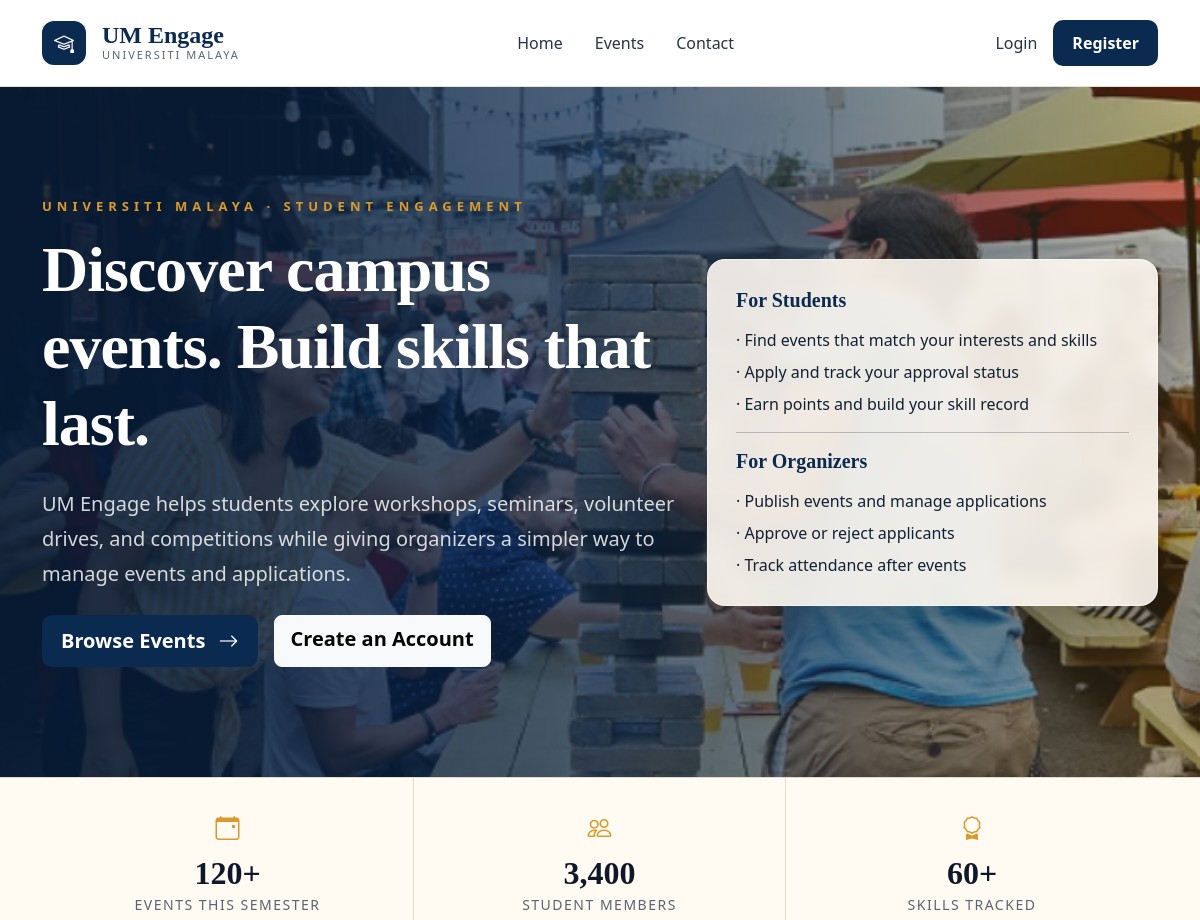
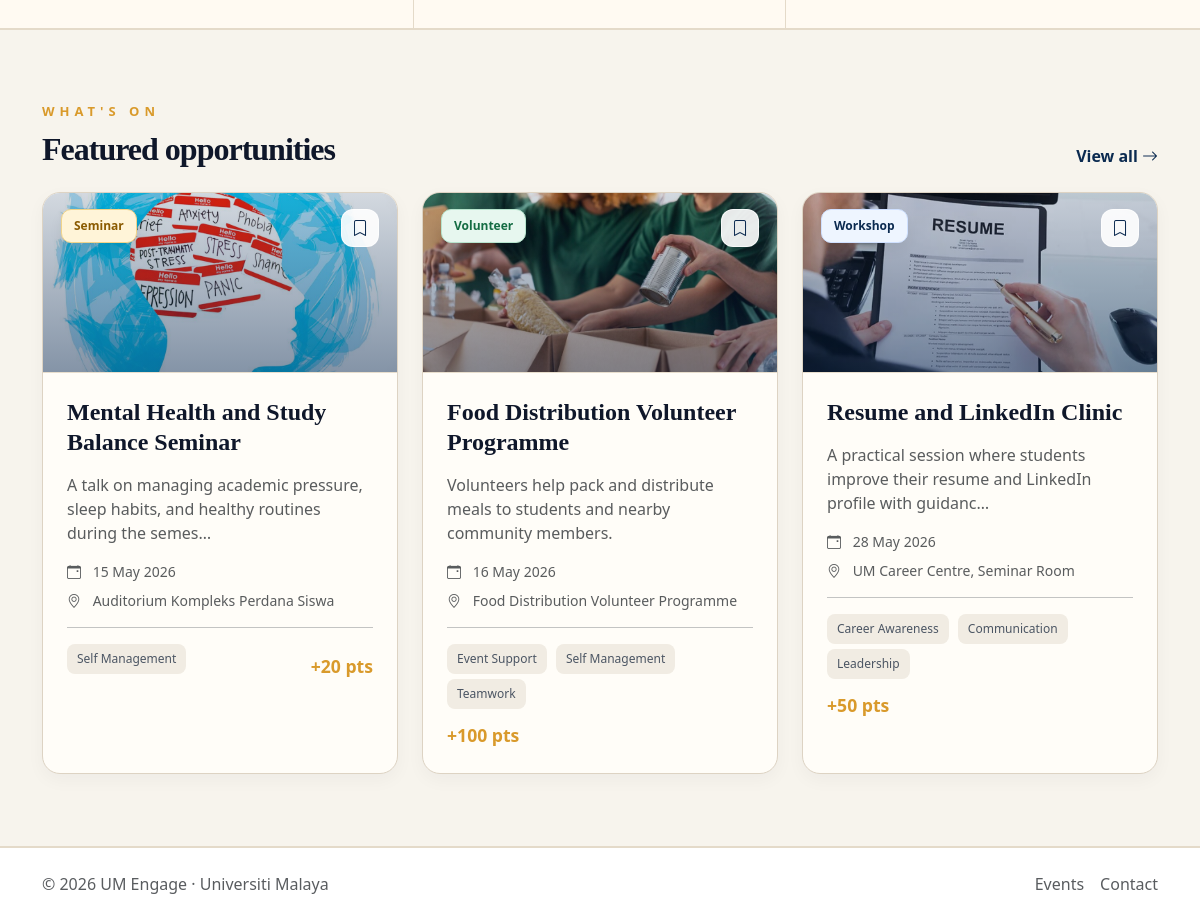
The page / on the database its author committed (2 pictures, top to bottom).
### core/models.py (models this page shows, shortened)
class Event(models.Model):
    APPROVAL_CHOICES = [
        ('Pending', 'Pending'),
        ('Approved', 'Approved'),
        ('Rejected', 'Rejected'),
    ]
    event_organizer = models.ForeignKey(User, on_delete=models.CASCADE, related_name='events')
    event_title = models.CharField(max_length=200)
    event_description = models.TextField()
    event_date = models.DateField()
    event_location = models.CharField(max_length=255)
    event_approval_status = models.CharField(
        max_length=20,
        choices=APPROVAL_CHOICES,
        default='Pending'
    )
    event_created_at = models.DateTimeField(auto_now_add=True)
    event_image = models.ImageField(upload_to='event_images/', blank=True, null=True)
    points_awarded = models.IntegerField(default=0)
    skill_tags = models.ManyToManyField('core.SkillTag', blank=True, related_name='events')
    event_capacity = models.PositiveIntegerField(
        default=0,
        help_text="Maximum number of attendees allowed"
    )
    event_category = models.CharField(max_length=100, default='General')
    @property
    def skill_list(self):
        if not self.skill_tags:
            return []
        if hasattr(self.skill_tags, 'all'):
            return [tag.name for tag in self.skill_tags.all()]
        return [skill.strip() for skill in self.skill_tags.split(',') if skill.strip()]

class SkillTag(models.Model):
    name = models.CharField(max_length=100, unique=True)
    class Meta:
        ordering = ['name']

### event_discovery/views.py (the view)
# urls.py: 2. Add a URL to urlpatterns:  path('', views.home, name='home')
def home(request):
    featured_events = Event.objects.filter(
        event_approval_status='Approved'
    ).order_by('event_date')[:3]
    featured_events = attach_application_status(request, featured_events)
    context = {
        'featured_events': featured_events,
    }
    return render(request, 'event_discovery/home.html', context)

### event_discovery/views.py (called while the page is built, shortened)
def attach_application_status(request, events):
    events = list(events)
    for event in events:
        event.user_application_status = None
        event.is_saved = False
    return events

### event_discovery/templates/event_discovery/home.html (shortened to what this page needs)
{% extends "event_discovery/public_base.html" %}
{% load static %}
{% block content %}
<section class="hero-section position-relative overflow-hidden">
    <div id="heroCarousel"
         class="carousel slide carousel-fade position-absolute top-0 start-0 w-100 h-100"
         data-bs-ride="carousel"
         data-bs-interval="3500">
        <div class="carousel-inner h-100">
            <<div class="carousel-item active h-100">
                <div class="hero-slide" style="background-image: url('{% static 'event_discovery/images/banner1.png' %}');"></div>
            </div>
        </div>
    </div>
    <div class="hero-overlay position-absolute top-0 start-0 w-100 h-100"></div>
    <div class="container position-relative hero-content">
        <div class="row align-items-center min-vh-75 py-5">
            <div class="col-lg-7">
                <div class="eyebrow mb-3">Universiti Malaya · Student Engagement</div>
                <h1 class="display-3 display-title text-white mb-4">
                    Discover campus events. Build skills that last.
                </h1>
                <p class="lead text-white-75 mb-4 hero-text">
                    UM Engage helps students explore workshops, seminars, volunteer drives,
                    and competitions while giving organizers a simpler way to manage events
                    and applications.
                </p>
                <div class="d-flex flex-wrap gap-3">
                    <a href="{% url 'event_discovery:event_list' %}" class="btn btn-um btn-lg">
                        Browse Events <i class="bi bi-arrow-right ms-2"></i>
                    </a>
                    {% if request.user.is_authenticated %}
                        <a href="{% url 'accounts:profile' %}" class="btn btn-light btn-lg rounded-3 fw-bold">
                            Go to Profile
                        </a>
                    {% else %}
                        <a href="{% url 'accounts:register' %}" class="btn btn-light btn-lg rounded-3 fw-bold">
                            Create an Account
                        </a>
                    {% endif %}
                </div>
            </div>
            <div class="col-lg-5 mt-5 mt-lg-0">
                <div class="hero-info-card">
                    <h5 class="fw-bold mb-3">For Students</h5>
                    <p class="mb-2">· Find events that match your interests and skills</p>
                    <p class="mb-2">· Apply and track your approval status</p>
                    <p class="mb-0">· Earn points and build your skill record</p>
                    <hr>
                    <h5 class="fw-bold mb-3">For Organizers</h5>
                    <p class="mb-2">· Publish events and manage applications</p>
                    <p class="mb-2">· Approve or reject applicants</p>
                    <p class="mb-0">· Track attendance after events</p>
                </div>
            </div>
        </div>
    </div>
</section>
<section class="stats-strip">
    <div class="container">
        <div class="row g-0 text-center">
            <div class="col-md-4 stat-box">
                <i class="bi bi-calendar-event text-gold fs-4"></i>
                <h2 class="mt-2 mb-0">120+</h2>
                <small>Events this semester</small>
            </div>
            <div class="col-md-4 stat-box">
                <i class="bi bi-people text-gold fs-4"></i>
                <h2 class="mt-2 mb-0">3,400</h2>
                <small>Student members</small>
            </div>
            <div class="col-md-4 stat-box">
                <i class="bi bi-award text-gold fs-4"></i>
                <h2 class="mt-2 mb-0">60+</h2>
                <small>Skills tracked</small>
            </div>
        </div>
    </div>
</section>
<section class="section-soft py-5" id="featured-events">
    <div class="container py-4">
        <div class="d-flex justify-content-between align-items-end mb-4">
            <div>
                <div class="eyebrow mb-2">What's On</div>
                <h2 class="display-title mb-0">Featured opportunities</h2>
            </div>
            <a href="{% url 'event_discovery:event_list' %}" class="text-decoration-none fw-bold" style="color: var(--um-blue);">
                View all <i class="bi bi-arrow-right"></i>
            </a>
        </div>
        <div class="row g-4">
            {% for event in featured_events %}
            <div class="col-md-4">
                <div class="event-card overflow-hidden position-relative">
                    <div class="event-card-image-wrapper">
                        {% if event.event_image %}
                            <div class="event-card-image"
                                 style="background-image: url('{{ event.event_image.url }}');"></div>
                        {% else %}
                            <div class="event-card-image"
                                 style="background-image: url('{{ banner1 }}');"></div>
                        {% endif %}
                        <div class="event-card-image-overlay"></div>
                        <div class="event-card-top-content">
                            <div class="d-flex justify-content-between align-items-start">
                                <span class="category-badge category-{{ event.event_category|lower }}">
                                    {{ event.event_category }}
                                </span>
                                {% if request.user.is_authenticated and request.user.profile.role == 'Student' %}
                                <form method="POST"
                                    action="{% url 'event_discovery:toggle_saved_event' event.id %}"
                                    class="save-event-form">
                                    {% csrf_token %}
                                    <input type="hidden" name="next" value="{{ request.get_full_path }}#featured-events">
                                    <button type="submit"
                                            class="save-event-btn {% if event.is_saved %}saved{% endif %}"
                                            title="{% if event.is_saved %}Remove from saved events{% else %}Save event{% endif %}">
                                        {% if event.is_saved %}
                                            <i class="bi bi-bookmark-fill"></i>
                                        {% else %}
                                            <i class="bi bi-bookmark"></i>
                                        {% endif %}
                                    </button>
                                </form>
                            {% else %}
                                <a href="{% url 'accounts:login' %}" class="save-event-btn" title="Login to save event">
                                    <i class="bi bi-bookmark"></i>
                                </a>
                            {% endif %}
                            </div>
                        </div>
                    </div>
                    <div class="p-4">
                        <h4 class="fw-bold mb-3 event-card-title">
                            {{ event.event_title }}
                        </h4>
                        <p class="text-muted mb-3">
                            {{ event.event_description|truncatechars:90 }}
                        </p>
                        <div class="small text-muted mb-2">
                            <i class="bi bi-calendar-event me-2"></i>
                            {{ event.event_date|date:"d M Y" }}
                        </div>
                        <div class="small text-muted mb-3">
                            <i class="bi bi-geo-alt me-2"></i>
                            {{ event.event_location }}
                        </div>
                        <hr>
                        <div class="d-flex justify-content-between align-items-end flex-wrap gap-2">
                            <div>
                                {% for skill in event.skill_list|slice:":3" %}
                                    <span class="skill-pill">{{ skill }}</span>
                                {% empty %}
                                    <span class="skill-pill">General</span>
                                {% endfor %}
                            </div>
                            <span class="fw-bold points-text">
                                +{{ event.points_awarded }} pts
                            </span>
                        </div>
                    </div>
                </div>
            </div>
            {% endfor %}
        </div>
    </div>
</section>
{% endblock %}

### event_discovery/templates/event_discovery/public_base.html (style rules this page uses)
:root { --um-blue: #0b2a50; --um-gold: #d99a2b; --soft-bg: #f7f4ed; --text-dark: #111827; --muted: #5b6472; }
body { background: #ffffff; color: var(--text-dark); font-family: system-ui, -apple-system, BlinkMacSystemFont, "Segoe UI", sans-serif; }
.btn-um { background: var(--um-blue); color: white; border-radius: 10px; padding: 10px 18px; font-weight: 700; }
.section-soft { background: var(--soft-bg); border-top: 1px solid #e4dac9; border-bottom: 1px solid #e4dac9; }
.eyebrow { color: var(--um-gold); font-size: 13px; letter-spacing: 5px; font-weight: 700; text-transform: uppercase; }
.display-title { font-family: Georgia, "Times New Roman", serif; font-weight: 700; color: #0f172a; letter-spacing: -1px; }
.event-card { border: 1px solid #ddd3c3; border-radius: 16px; background: #fffdf8; transition: 0.2s ease; height: 100%; }
.category-badge { background: #efe6d8; color: var(--um-blue); border-radius: 8px; padding: 6px 10px; font-size: 12px; font-weight: 700; }
.skill-pill { background: #f1ece3; color: #4b5563; border-radius: 7px; padding: 5px 9px; font-size: 12px; display: inline-block; margin-right: 4px; margin-bottom: 4px; }
.category-badge { border-radius: 10px; padding: 7px 12px; font-size: 12px; font-weight: 800; }
.category-workshop { background: #eef5ff !important; color: #0b2a50 !important; border: 1px solid #cfe0ff; }
.category-seminar { background: #fff4d8 !important; color: #8a5a00 !important; border: 1px solid #f1d48a; }
.category-volunteer { background: #e7f7ef !important; color: #146c43 !important; border: 1px solid #b7e4cd; }
.save-event-btn { width: 38px; height: 38px; border-radius: 12px; border: 1px solid rgba(255, 255, 255, 0.70); background: rgba(255, 255, 255, 0.90); color: var(--um-blue); display: inline-flex; align-items: center; justify-content: center; transition: 0.2s ease; text-decoration: none; }

### event_discovery/templates/event_discovery/home.html (style rules this page uses)
.hero-section { min-height: 690px; border-bottom: 1px solid #e4dac9; }
.min-vh-75 { min-height: 690px; }
.hero-slide { width: 100%; height: 100%; background-size: cover; background-position: center; }
.hero-overlay { background: linear-gradient( 90deg, rgba(7, 29, 56, 0.88), rgba(11, 42, 80, 0.62), rgba(217, 154, 43, 0.18) ), linear-gradient( 180deg, rgba(0, 0, 0, 0.20), rgba(0, 0, 0, 0.25) ); z-index: 1; }
.hero-content { z-index: 2; }
.text-white-75 { color: rgba(255, 255, 255, 0.82); }
.hero-text { max-width: 720px; line-height: 1.75; }
.hero-info-card { background: rgba(255, 250, 242, 0.90); backdrop-filter: blur(8px); border: 1px solid rgba(255, 255, 255, 0.45); border-radius: 18px; padding: 28px; color: #142033; box-shadow: 0 24px 60px rgba(0, 0, 0, 0.16); }
.hero-info-card h5 { color: var(--um-blue); font-family: Georgia, "Times New Roman", serif; }
.stats-strip { background: #fffaf2; border-bottom: 1px solid #e4dac9; }
.stat-box { padding: 32px 20px; border-right: 1px solid #e4dac9; }
.stat-box:last-child { border-right: 0; }
.stat-box h2 { font-family: Georgia, "Times New Roman", serif; color: #0f172a; font-weight: 700; }
.stat-box small { text-transform: uppercase; letter-spacing: 1.5px; color: #5b6472; }
.text-gold { color: var(--um-gold); }
.event-card { border: 1px solid #ddd3c3; border-radius: 18px; background: #fffdf8; transition: 0.25s ease; height: 100%; box-shadow: 0 6px 18px rgba(15, 23, 42, 0.04); }
.event-card-image-wrapper { position: relative; height: 180px; overflow: hidden; border-bottom: 1px solid #e8decd; }
.event-card-image { width: 100%; height: 100%; background-size: cover; background-position: center; }
.event-card-image-overlay { position: absolute; inset: 0; background: linear-gradient( to bottom, rgba(11, 42, 80, 0.18), rgba(11, 42, 80, 0.50) ); }
.event-card-top-content { position: absolute; inset: 0; padding: 16px 18px; z-index: 2; }
.event-card-title { font-family: Georgia, "Times New Roman", serif; color: #0f172a; line-height: 1.25; }
.category-badge { background: rgba(255, 248, 236, 0.92); color: var(--um-blue); border-radius: 10px; padding: 7px 12px; font-size: 12px; font-weight: 700; box-shadow: 0 6px 14px rgba(0, 0, 0, 0.06); }
.skill-pill { background: #f1ece3; color: #4b5563; border-radius: 8px; padding: 6px 10px; font-size: 12px; display: inline-block; margin-right: 5px; margin-bottom: 5px; }
.points-text { color: var(--um-gold); font-size: 1.1rem; }
.save-event-form, .save-event-btn { position: relative; z-index: 5; }

### rows shown on the page
Event: event_image (picture), event_category "Seminar", event_title "Mental Health and Study Balance Seminar", event_description "A talk on managing academic pressure, sleep habits, and healthy routines during the semes…", event_date "15 May 2026", event_location "Auditorium Kompleks Perdana Siswa", points_awarded "20"
SkillTag: skill_list "Self Management" "Self Management"
Event: event_image (picture), event_category "Volunteer", event_title "Food Distribution Volunteer Programme", event_description "Volunteers help pack and distribute meals to students and nearby community members.", event_date "16 May 2026", event_location "Food Distribution Volunteer Programme", points_awarded "100"
SkillTag: skill_list "Event Support"
SkillTag: skill_list "Teamwork"
Event: event_image (picture), event_category "Workshop", event_title "Resume and LinkedIn Clinic", event_description "A practical session where students improve their resume and LinkedIn profile with guidanc…", event_date "28 May 2026", event_location "UM Career Centre, Seminar Room", points_awarded "50"
SkillTag: skill_list "Career Awareness"
SkillTag: skill_list "Communication"
SkillTag: skill_list "Leadership"
